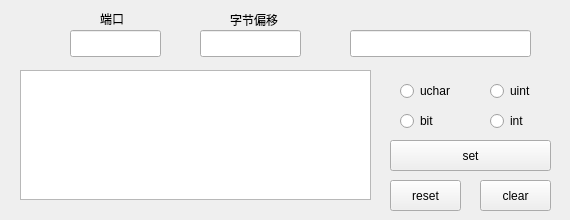
<?xml version="1.0" encoding="UTF-8"?>
<ui version="4.0">
 <class>CtrlDebugPage</class>
 <widget class="QWidget" name="CtrlDebugPage">
  <property name="geometry">
   <rect>
    <x>0</x>
    <y>0</y>
    <width>570</width>
    <height>220</height>
   </rect>
  </property>
  <property name="windowTitle">
   <string>Form</string>
  </property>
  <widget class="QRadioButton" name="radioButton">
   <property name="geometry">
    <rect>
     <x>400</x>
     <y>80</y>
     <width>61</width>
     <height>22</height>
    </rect>
   </property>
   <property name="text">
    <string>uchar</string>
   </property>
  </widget>
  <widget class="QRadioButton" name="radioButton_2">
   <property name="geometry">
    <rect>
     <x>400</x>
     <y>110</y>
     <width>61</width>
     <height>22</height>
    </rect>
   </property>
   <property name="text">
    <string>bit</string>
   </property>
  </widget>
  <widget class="QLineEdit" name="lineEditbitoffset">
   <property name="geometry">
    <rect>
     <x>350</x>
     <y>30</y>
     <width>181</width>
     <height>27</height>
    </rect>
   </property>
  </widget>
  <widget class="QTextBrowser" name="textBrowser">
   <property name="geometry">
    <rect>
     <x>20</x>
     <y>70</y>
     <width>351</width>
     <height>130</height>
    </rect>
   </property>
  </widget>
  <widget class="QPushButton" name="pushButtonset">
   <property name="geometry">
    <rect>
     <x>390</x>
     <y>140</y>
     <width>161</width>
     <height>31</height>
    </rect>
   </property>
   <property name="text">
    <string>set</string>
   </property>
  </widget>
  <widget class="QPushButton" name="pushButtonclear">
   <property name="geometry">
    <rect>
     <x>480</x>
     <y>180</y>
     <width>71</width>
     <height>31</height>
    </rect>
   </property>
   <property name="text">
    <string>clear</string>
   </property>
  </widget>
  <widget class="QLineEdit" name="lineEditport">
   <property name="geometry">
    <rect>
     <x>70</x>
     <y>30</y>
     <width>91</width>
     <height>27</height>
    </rect>
   </property>
  </widget>
  <widget class="QLineEdit" name="lineEditbyteoffset">
   <property name="geometry">
    <rect>
     <x>200</x>
     <y>30</y>
     <width>101</width>
     <height>27</height>
    </rect>
   </property>
  </widget>
  <widget class="QLabel" name="label">
   <property name="geometry">
    <rect>
     <x>100</x>
     <y>10</y>
     <width>41</width>
     <height>17</height>
    </rect>
   </property>
   <property name="text">
    <string>端口</string>
   </property>
  </widget>
  <widget class="QLabel" name="label_2">
   <property name="geometry">
    <rect>
     <x>230</x>
     <y>10</y>
     <width>51</width>
     <height>20</height>
    </rect>
   </property>
   <property name="text">
    <string>字节偏移</string>
   </property>
  </widget>
  <widget class="QRadioButton" name="radioButton_3">
   <property name="geometry">
    <rect>
     <x>490</x>
     <y>80</y>
     <width>61</width>
     <height>22</height>
    </rect>
   </property>
   <property name="text">
    <string>uint</string>
   </property>
  </widget>
  <widget class="QRadioButton" name="radioButton_4">
   <property name="geometry">
    <rect>
     <x>490</x>
     <y>110</y>
     <width>61</width>
     <height>22</height>
    </rect>
   </property>
   <property name="text">
    <string>int</string>
   </property>
  </widget>
  <widget class="QPushButton" name="pushButtonreset">
   <property name="geometry">
    <rect>
     <x>390</x>
     <y>180</y>
     <width>71</width>
     <height>31</height>
    </rect>
   </property>
   <property name="text">
    <string>reset</string>
   </property>
  </widget>
 </widget>
 <resources/>
 <connections/>
</ui>
